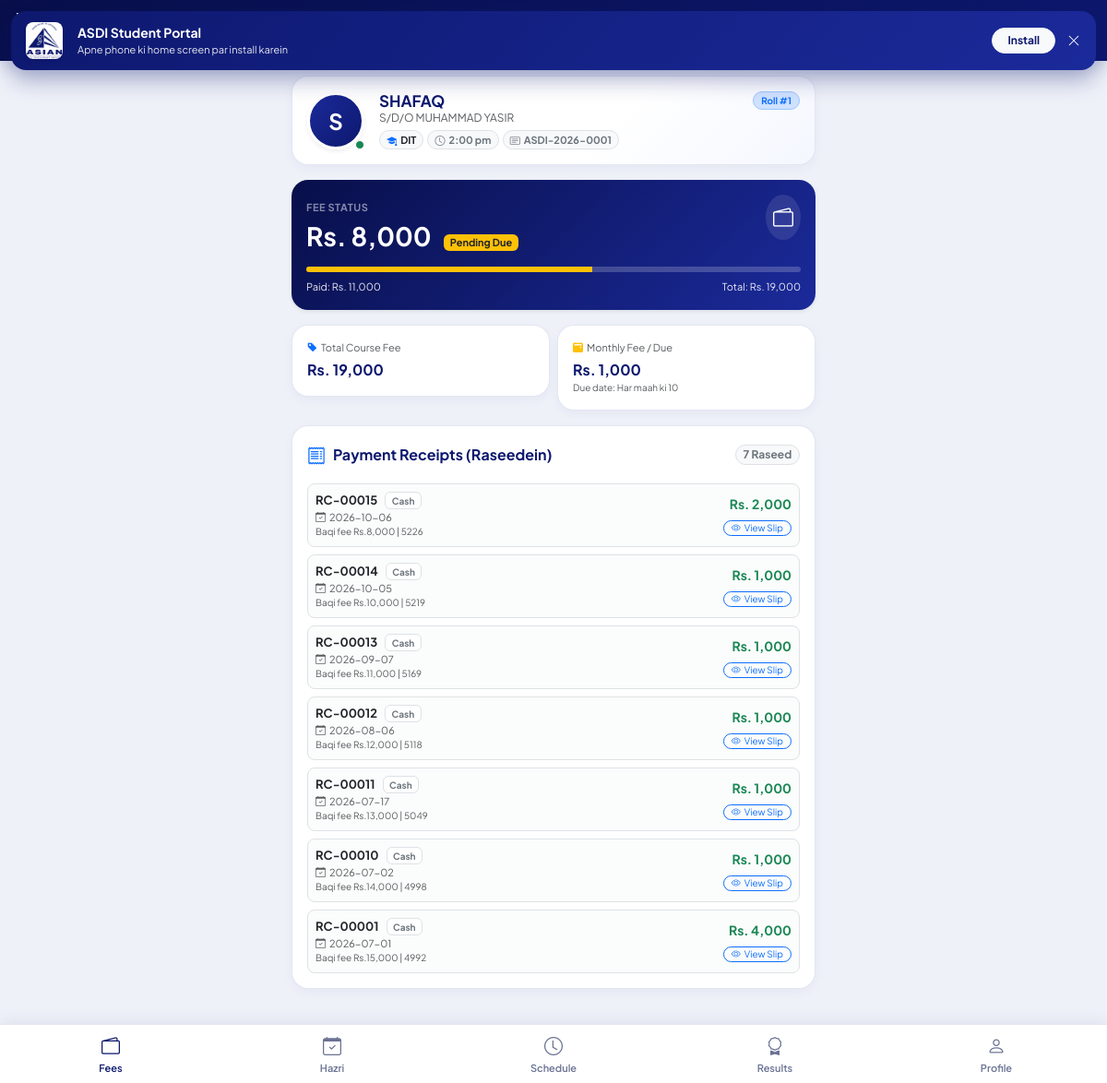
/dashboard (signed in), run on the app's committed database.
### tables this page shows
CREATE TABLE settings (key TEXT PRIMARY KEY, value TEXT);

CREATE TABLE students (
    id INTEGER PRIMARY KEY AUTOINCREMENT,
    admission_no TEXT UNIQUE, roll_no TEXT,
    category TEXT, course TEXT, semester TEXT, batch TEXT, admission_date TEXT,
    name TEXT, father_name TEXT, cnic TEXT, blood_group TEXT,
    phone TEXT, whatsapp TEXT, address TEXT, dob TEXT, age TEXT,
    occupation TEXT, marital TEXT, gender TEXT,
    g_name TEXT, g_relation TEXT, g_cnic TEXT, g_occupation TEXT,
    g_phone TEXT, g_email TEXT, g_address TEXT, em_name TEXT, em_phone TEXT,
    total_fee INTEGER DEFAULT 0, monthly_fee INTEGER DEFAULT 0, fee_plan TEXT, due_day INTEGER DEFAULT 10,
    photo TEXT, status TEXT DEFAULT 'Active', last_reminder TEXT, created_at TEXT
, teacher_id INTEGER, discount_amount INTEGER DEFAULT 0, discount_reason TEXT, email TEXT, pin TEXT, password_hash TEXT);

CREATE TABLE payments (
    id INTEGER PRIMARY KEY AUTOINCREMENT, student_id INTEGER, pay_date TEXT,
    amount INTEGER DEFAULT 0, late_fee INTEGER DEFAULT 0, receipt_no TEXT, method TEXT, note TEXT
);

### app.py (the view)
@app.route("/dashboard")
@student_required
def dashboard():
    student_id = session["student_id"]
    conn = get_db_connection()
    student = conn.execute("SELECT * FROM students WHERE id = ?", (student_id,)).fetchone()
    if not student:
        session.clear()
        return redirect(url_for("login"))
    payments = conn.execute(
        "SELECT * FROM payments WHERE student_id = ? ORDER BY pay_date DESC, id DESC",
        (student_id,)
    ).fetchall()
    total_fee = student["total_fee"] or 0
    discount_amount = student["discount_amount"] or 0
    net_fee = max(0, total_fee - discount_amount)
    total_paid = sum(p["amount"] or 0 for p in payments)
    balance = max(0, net_fee - total_paid)
    fee_summary = {
        "total_fee": total_fee,
        "discount_amount": discount_amount,
        "net_fee": net_fee,
        "total_paid": total_paid,
        "balance": balance,
        "monthly_fee": student["monthly_fee"] or 0,
        "fee_plan": student["fee_plan"] or "Regular",
        "due_day": student["due_day"] or 10,
        "is_cleared": balance <= 0
    }
    attendance_records = conn.execute(
        "SELECT * FROM attendance WHERE student_id = ? ORDER BY att_date DESC LIMIT 30",
        (student_id,)
    ).fetchall()
    total_att = len(attendance_records)
    present_att = sum(1 for a in attendance_records if a["status"] and a["status"].lower() == "present")
    absent_att = sum(1 for a in attendance_records if a["status"] and a["status"].lower() == "absent")
    att_pct = round((present_att / total_att * 100), 1) if total_att > 0 else 0
    attendance_summary = {
        "records": attendance_records,
        "total": total_att,
        "present": present_att,
        "absent": absent_att,
        "percentage": att_pct
    }
    results = conn.execute(
        "SELECT * FROM exam_results WHERE student_id = ? ORDER BY exam_date DESC",
        (student_id,)
    ).fetchall()
    schedule_records = conn.execute(
        "SELECT * FROM schedule WHERE student_id = ? ORDER BY start_time ASC",
        (student_id,)
    ).fetchall()
    if not schedule_records and student["batch"]:
        schedule_records = conn.execute(
            "SELECT * FROM batches WHERE name = ? OR course = ?",
            (student["batch"], student["course"])
        ).fetchall()
    conn.close()
    return render_template(
        "dashboard.html",
        student=student,
        fee=fee_summary,
        payments=payments,
        attendance=attendance_summary,
        results=results,
        schedule=schedule_records
    )

### templates/dashboard.html (shortened to what this page needs)
{% extends "base.html" %}
{% block content %}
<div class="container py-3 px-3" style="max-width: 600px;">
  <div class="portal-card p-3 mb-3" style="background: linear-gradient(135deg, #FFFFFF 60%, #F4F7FF 100%);">
    <div class="d-flex align-items-center gap-3">
      <div class="position-relative">
        <div class="rounded-circle d-flex align-items-center justify-content-center fw-bold shadow-sm"
             style="width: 62px; height: 62px; background: linear-gradient(135deg, var(--navy-light), var(--navy)); color: white; font-size: 24px; border: 3px solid white;">
          {{ student.name[0] | upper }}
        </div>
        <span class="position-absolute bottom-0 end-0 p-1 bg-success border border-white rounded-circle" title="Active Student">
        </span>
      </div>
      <div class="flex-grow-1 overflow-hidden">
        <div class="d-flex align-items-center justify-content-between">
          <h5 class="fw-bold mb-0 text-truncate" style="color: var(--navy); font-size: 17px;">{{ student.name }}</h5>
          <span class="badge bg-primary-subtle text-primary border border-primary-subtle rounded-pill px-2 py-1" style="font-size: 10px;">
            Roll #{{ student.roll_no or '--' }}
          </span>
        </div>
        <div class="text-muted small mb-1" style="font-size: 12px;">S/D/O {{ student.father_name or 'N/A' }}</div>
        <div class="d-flex flex-wrap gap-1 mt-1">
          <span class="badge bg-light text-dark border rounded-pill" style="font-size: 11px;">
            <i class="bi bi-mortarboard-fill text-primary me-1"></i>{{ student.course }}
          </span>
          {% if student.batch %}
          <span class="badge bg-light text-secondary border rounded-pill" style="font-size: 11px;">
            <i class="bi bi-clock me-1"></i>{{ student.batch }}
          </span>
          {% endif %}
          <span class="badge bg-light text-secondary border rounded-pill" style="font-size: 11px;">
            <i class="bi bi-card-text me-1"></i>{{ student.admission_no }}
          </span>
        </div>
      </div>
    </div>
  </div>
  <div class="tab-content" id="portalTabsContent">
    <div class="tab-pane fade show active" id="tab-fees" role="tabpanel">
      <div class="portal-card p-3 mb-3 border-0 shadow-sm" style="{% if fee.is_cleared %}background: linear-gradient(135deg, #0F6B45, #1F9D6B);{% else %}background: linear-gradient(135deg, #080F4A, #1B2A9A);{% endif %} color: white;">
        <div class="d-flex justify-content-between align-items-start mb-2">
          <div>
            <span class="text-white-50 text-uppercase fw-bold" style="font-size: 11px; letter-spacing: 0.5px;">Fee Status</span>
            <h3 class="fw-bold mb-0 mt-1">
              {% if fee.is_cleared %}
                Rs. 0 <span class="badge bg-light text-success fw-bold ms-2" style="font-size: 12px;">Full Paid</span>
              {% else %}
                Rs. {{ "{:,}".format(fee.balance) }}
                <span class="badge bg-warning text-dark fw-bold ms-2" style="font-size: 11px;">Pending Due</span>
              {% endif %}
            </h3>
          </div>
          <div class="rounded-circle p-2 bg-white bg-opacity-10">
            <i class="bi bi-wallet2 text-white" style="font-size: 22px;"></i>
          </div>
        </div>
        <div class="progress mt-3 mb-2" style="height: 6px; background-color: rgba(255,255,255,0.2);">
          {% set paid_pct = (fee.total_paid / fee.net_fee * 100) if fee.net_fee > 0 else 100 %}
          <div class="progress-bar bg-warning" role="progressbar" style="width: {{ paid_pct }}%;" aria-valuenow="{{ paid_pct }}" aria-valuemin="0" aria-valuemax="100"></div>
        </div>
        <div class="d-flex justify-content-between" style="font-size: 11px; opacity: 0.9;">
          <span>Paid: Rs. {{ "{:,}".format(fee.total_paid) }}</span>
          <span>Total: Rs. {{ "{:,}".format(fee.net_fee) }}</span>
        </div>
      </div>
      <div class="row g-2 mb-3">
        <div class="col-6">
          <div class="portal-card p-3">
            <div class="text-muted small" style="font-size: 11px;"><i class="bi bi-tag-fill me-1 text-primary"></i>Total Course Fee</div>
            <div class="fw-bold fs-6 mt-1" style="color: var(--navy);">Rs. {{ "{:,}".format(fee.total_fee) }}</div>
          </div>
        </div>
        <div class="col-6">
          <div class="portal-card p-3">
            <div class="text-muted small" style="font-size: 11px;"><i class="bi bi-calendar2-event-fill me-1 text-warning"></i>Monthly Fee / Due</div>
            <div class="fw-bold fs-6 mt-1" style="color: var(--navy);">
              Rs. {{ "{:,}".format(fee.monthly_fee) }}
            </div>
            <div class="text-muted small" style="font-size: 10px;">Due date: Har maah ki {{ fee.due_day }}</div>
          </div>
        </div>
      </div>
      <div class="portal-card p-3 mb-3">
        <div class="d-flex justify-content-between align-items-center mb-3">
          <div class="d-flex align-items-center gap-2">
            <i class="bi bi-receipt text-primary fs-5"></i>
            <h6 class="fw-bold mb-0" style="color: var(--navy);">Payment Receipts (Raseedein)</h6>
          </div>
          <span class="badge bg-light text-secondary border rounded-pill">{{ payments | length }} Raseed</span>
        </div>
        {% if payments %}
        <div class="d-flex flex-column gap-2">
          {% for p in payments %}
          <div class="p-2 border rounded-3 bg-light bg-opacity-50 d-flex justify-content-between align-items-center">
            <div>
              <div class="d-flex align-items-center gap-2">
                <span class="fw-bold text-dark" style="font-size: 13px;">{{ p.receipt_no or 'RC-' ~ p.id }}</span>
                <span class="badge bg-white border text-secondary" style="font-size: 10px;">{{ p.method or 'Cash' }}</span>
              </div>
              <div class="text-muted" style="font-size: 11px;">
                <i class="bi bi-calendar-check me-1"></i>{{ p.pay_date }}
                {% if p.note %}
                <span class="d-block text-truncate" style="max-width: 200px; font-size: 10px;">{{ p.note }}</span>
                {% endif %}
              </div>
            </div>
            <div class="text-end">
              <div class="fw-bold text-success" style="font-size: 14px;">Rs. {{ "{:,}".format(p.amount) }}</div>
              <a href="{{ url_for('receipt', receipt_id=p.id) }}" class="btn btn-sm btn-outline-primary py-0 px-2 rounded-pill mt-1" style="font-size: 10px;">
                <i class="bi bi-eye me-1"></i>View Slip
              </a>
            </div>
          </div>
          {% endfor %}
        </div>
        {% else %}
        <div class="text-center py-4 text-muted">
          <i class="bi bi-receipt-cutoff display-6 opacity-25 d-block mb-2"></i>
          <span class="small">Abhi tak koi payment record darj nahi hua.</span>
        </div>
        {% endif %}
      </div>
    </div>
  </div>
</div>
{% endblock %}
{% block bottom_nav %}
<nav class="mobile-nav">
  <button type="button" class="nav-item-btn active" data-bs-target="#tab-fees" data-tab-name="fees">
    <i class="bi bi-wallet2"></i>
    <span>Fees</span>
  </button>
  <button type="button" class="nav-item-btn" data-bs-target="#tab-attendance" data-tab-name="attendance">
    <i class="bi bi-calendar-check"></i>
    <span>Hazri</span>
  </button>
  <button type="button" class="nav-item-btn" data-bs-target="#tab-schedule" data-tab-name="schedule">
    <i class="bi bi-clock"></i>
    <span>Schedule</span>
  </button>
  <button type="button" class="nav-item-btn" data-bs-target="#tab-results" data-tab-name="results">
    <i class="bi bi-award"></i>
    <span>Results</span>
  </button>
  <button type="button" class="nav-item-btn" data-bs-target="#tab-profile" data-tab-name="profile">
    <i class="bi bi-person"></i>
    <span>Profile</span>
  </button>
</nav>
{% endblock %}

### templates/base.html (shortened to what this page needs)
<!DOCTYPE html>
<html lang="en">
<head>
  <link href="https://cdn.jsdelivr.net/npm/bootstrap@5.3.2/dist/css/bootstrap.min.css" rel="stylesheet">
  <link rel="stylesheet" href="https://cdn.jsdelivr.net/npm/bootstrap-icons@1.11.3/font/bootstrap-icons.min.css">
</head>
<body>
  <div id="pwa-install-banner" class="d-flex align-items-center justify-content-between">
    <div class="d-flex align-items-center gap-3">
      <img src="{{ url_for('static', filename='icon-192.png') }}" alt="Logo" width="40" height="40" class="rounded-3 shadow-sm">
      <div>
        <div class="fw-bold" style="font-size: 14px;">ASDI Student Portal</div>
        <div style="font-size: 11px; opacity: 0.9;">Apne phone ki home screen par install karein</div>
      </div>
    </div>
    <div class="d-flex gap-2">
      <button id="pwa-install-btn" class="btn btn-sm btn-light text-navy fw-bold px-3 rounded-pill" style="color: var(--navy); font-size: 12px;">Install</button>
      <button id="pwa-close-btn" class="btn btn-sm text-white p-0 ps-1" aria-label="Close"><i class="bi bi-x-lg"></i></button>
    </div>
  </div>
  <header class="header-bar d-flex justify-content-between align-items-center">
    <div class="d-flex align-items-center gap-2">
      <div>
        <div class="fw-bold lh-1" style="font-size: 15px; letter-spacing: -0.3px;">ASDI PORTAL</div>
        <div class="text-white-50" style="font-size: 10px;">{{ inst_name }}</div>
      </div>
    </div>
    {% if current_user_role %}
    <div class="d-flex align-items-center gap-2">
      <span class="badge bg-white text-dark py-1 px-2.5 rounded-pill fw-semibold shadow-sm" style="font-size: 11px;">
      </span>
      <a href="{{ url_for('logout') }}" class="btn btn-sm btn-outline-light rounded-pill px-2 py-1" style="font-size: 11px;" title="Sign Out">
        <i class="bi bi-box-arrow-right"></i>
      </a>
    </div>
    {% endif %}
  </header>
  <main class="flex-grow-1">
    {% block content %}{% endblock %}
  </main>
  {% block bottom_nav %}{% endblock %}
</body>
</html>

### data on the page
settings: value "Asian Skill Development Institute"
students: name "S", name "SHAFAQ", roll_no "1", father_name "MUHAMMAD YASIR", course "DIT", batch "2:00 pm", admission_no "ASDI-2026-0001", total_fee "19,000", monthly_fee "1,000", due_day "10"
payments: receipt_no "RC-00015", method "Cash", pay_date "2026-10-06", note "Baqi fee Rs.8,000 | 5226", amount "2,000"
payments: receipt_no "RC-00014", method "Cash", pay_date "2026-10-05", note "Baqi fee Rs.10,000 | 5219", amount "1,000"
payments: receipt_no "RC-00013", method "Cash", pay_date "2026-09-07", note "Baqi fee Rs.11,000 | 5169", amount "1,000"
payments: receipt_no "RC-00012", method "Cash", pay_date "2026-08-06", note "Baqi fee Rs.12,000 | 5118", amount "1,000"
payments: receipt_no "RC-00011", method "Cash", pay_date "2026-07-17", note "Baqi fee Rs.13,000 | 5049", amount "1,000"
payments: receipt_no "RC-00010", method "Cash", pay_date "2026-07-02", note "Baqi fee Rs.14,000 | 4998", amount "1,000"
payments: receipt_no "RC-00001", method "Cash", pay_date "2026-07-01", note "Baqi fee Rs.15,000 | 4992", amount "4,000"

### other printed values
{{ "{:,}".format(fee.balance) }} "8,000"
{{ "{:,}".format(fee.total_paid) }} "11,000"
{{ "{:,}".format(fee.net_fee) }} "19,000"
{{ payments | length }} "7"
